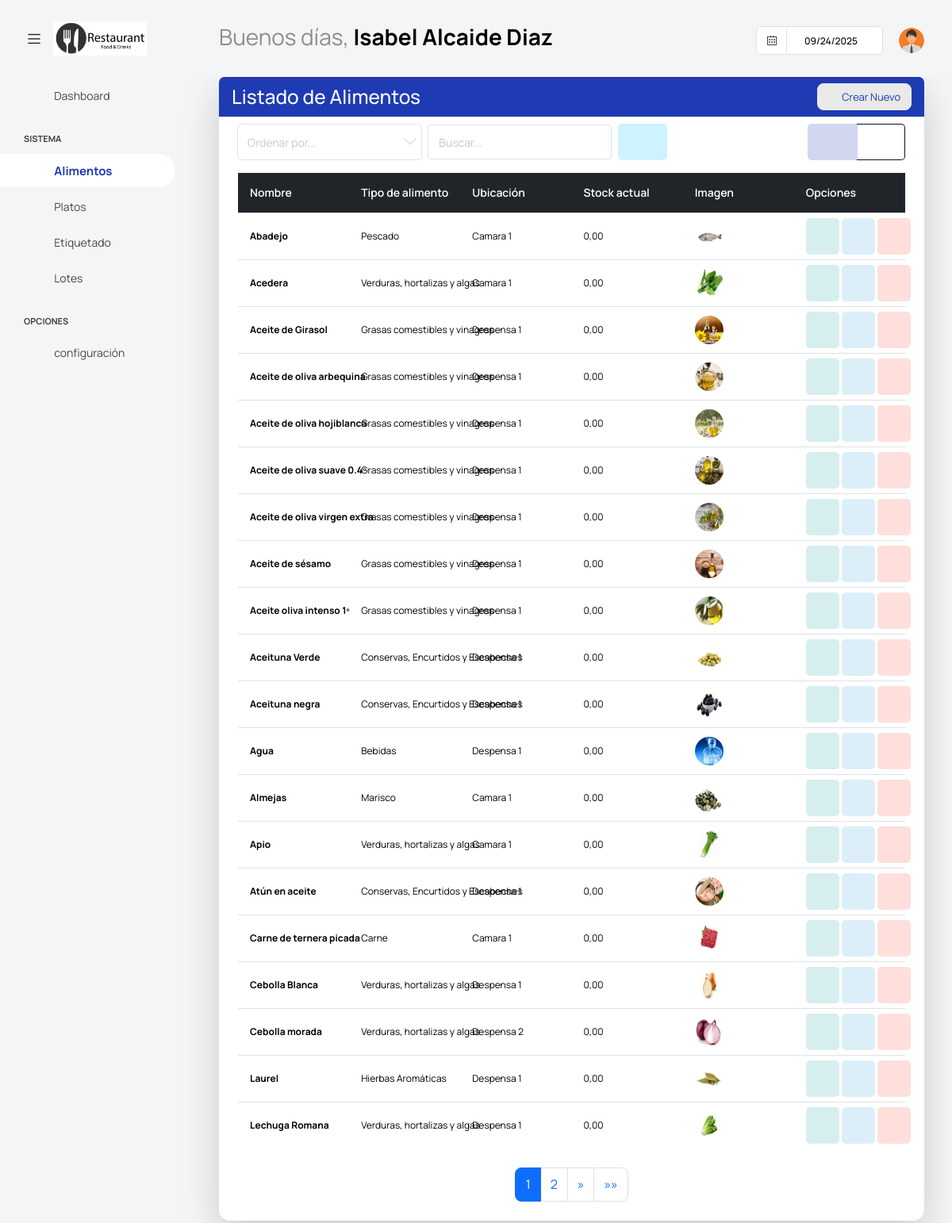
The page /dashuser/lista_alimento/ (signed in) on the database its author committed.
### app/super/models.py (models this page shows, shortened)
class UserProfile(models.Model):
    centro = models.ForeignKey('Centros' ,on_delete=models.CASCADE, null=True, blank =True)
    user = models.OneToOneField(User, on_delete=models.CASCADE)
    username = models.CharField(max_length=100)
    password = models.CharField(max_length=100)
    nombre = models.CharField(max_length=100)
    apellidos = models.CharField(max_length=100)
    cargo = models.CharField(max_length=100, blank=True, null=True)
    imagen = models.ImageField(default='users/default.png', upload_to='users/', null=True, blank =True)
    estado =models.BooleanField(default=True)

### app/dashuser/models.py (models this page shows, shortened)
class Alimento(ModeloBaseCentro):
    nombre = models.CharField(max_length=100, unique=True)
    nombre_alternativo = models.CharField(max_length=100, blank=True, null=True)
    imagen = models.ImageField(default='alimentos/default.jpg', upload_to='alimentos/', blank=True, null=True)
    descripcion = models.TextField(blank=True, null=True)
    tipo_alimento = models.ForeignKey(TipoAlimento, on_delete=models.CASCADE, blank=True, null=True)
    conservacion = models.ForeignKey(Conservacion, on_delete=models.CASCADE, blank=True)
    localizacion = models.ForeignKey(localizacion, on_delete=models.CASCADE, blank=True)
    alergenos = models.ManyToManyField(Alergenos, blank=True)
    trazas = models.ManyToManyField(Trazas, blank=True)
    stock_actual = models.DecimalField(max_digits=10, decimal_places=2, default=0, blank=True)
    stock_minimo = models.DecimalField(max_digits=10, decimal_places=2, default=0, blank=True)
    class Meta:
        ordering = ['nombre']
        verbose_name = "Alimento"
        verbose_name_plural = 'Alimentos'

class TipoAlimento(ModeloBaseCentro):
    nombre = models.CharField('Nombre', max_length=100)
    estado = models. BooleanField(default=True)
    class Meta:
        verbose_name = 'Tipo Alimento'
        verbose_name_plural = 'Tipos de Alimentos'
    def __str__(self):
        return f"{self.nombre}"

class localizacion  (ModeloBaseCentro):
    localizacion = models.CharField('Localización', max_length=100)
    estado = models. BooleanField(default=True)
    class Meta:
        verbose_name = 'Localización'
        verbose_name_plural = 'Localizaciones'
    def __str__(self):
        return f"{self.localizacion}"

### app/dashuser/views.py (the view)
# urls.py: path('lista_alimento/', AlimentoList.as_view(), name='AlimentoList'),
class AlimentoList(PaginationMixin, LoginRequiredMixin, ListView):
    model = Alimento
    template_name = 'dashuser/listar_alimentos.html'
    context_object_name = 'alimentos'
    paginate_by = 20  # Número de registros por página
    def get_queryset(self):
        try:
            user_profile = UserProfile.objects.filter(user=self.request.user).first()
            if user_profile and user_profile.centro:
                centro = user_profile.centro
                queryset = Alimento.objects.filter(centro=centro).order_by('nombre')
                search_query = self.request.GET.get('buscar')
                if search_query:
                    queryset = queryset.filter(
                        Q(nombre__icontains=search_query)
                    )
                return queryset
            else:
                return Alimento.objects.none()
        except ObjectDoesNotExist:
            return Alimento.objects.none()
    def get_context_data(self, **kwargs):
        context = super().get_context_data(**kwargs)
        context.update(datos_centro(self.request))
        if not context['alimentos'].exists():
            context['mensaje'] = "No tiene alimentos asociados."
        return context

### app/core/mixins.py (called while the page is built)
    def get_context_data(self, **kwargs):
        context = super().get_context_data(**kwargs)
        page_obj = context.get('page_obj')
        if page_obj:
            current_page = page_obj.number
            total_pages = page_obj.paginator.num_pages
            window = self.pagination_window_size
            if total_pages <= (window * 2) + 1:
                context['custom_page_range'] = range(1, total_pages + 1)
            elif current_page <= window:
                context['custom_page_range'] = range(1, (window * 2) + 2)
            elif current_page >= total_pages - window:
                context['custom_page_range'] = range(total_pages - (window * 2), total_pages + 1)
            else:
                context['custom_page_range'] = range(current_page - window, current_page + window + 1)
        return context

### templates/dashuser/listar_alimentos.html (shortened to what this page needs)
{% extends "base.html" %}
{% block content %}
<div class="content-wrapper">
    <div class="card shadow-lg">
        <div class="card-header bg-primary text-white d-flex justify-content-between align-items-center">
            <h3 class="m-0">Listado de Alimentos</h3>
            <a class="btn btn-light btn-sm rounded text-primary" href="{% url 'dashuser:AlimentoCreate' %}">
                <i class="fa fa-plus-circle"></i>&nbsp; Crear Nuevo
            </a>
        </div>
        <div class="card-body">
            <form method="get" class="row g-2 align-items-center mb-3">
                <div class="col">
                    <select class="form-select form-select-sm" name="ordenar" id="ordenar" onchange="this.form.submit()">
                        <option value="" disabled selected>Ordenar por...</option>
                    </select>
                </div>
                <div class="col">
                    <input type="text" class="form-control form-control-sm" placeholder="Buscar..." name="buscar" value="{{ request.GET.buscar }}">
                </div>
                <div class="col">
                    <button type="submit" class="btn btn-inverse-secondary">
                        <i class="fa fa-search"></i>
                    </button>
                </div>
                <div class="col-auto">
                    <div class="btn-group" role="group">
                        <button id="btn-lista" type="button" class="btn btn-inverse-primary">
                            <i class="fa fa-list"></i>
                        </button>
                        <button id="btn-cuadricula" type="button" class="btn btn-outline-primary btn-inverse">
                            <i class="fa fa-th"></i>
                        </button>
                    </div>
                </div>
            </form>
            {% if alimentos %}
            <div id="vista-lista">
                <div class="table-wrapper">
                    <table class="table table-hover tabla-responsive align-middle" style="table-layout: fixed;">
                        <thead class="table-dark">
                            <tr>
                                <th>Nombre</th>
                                <th>Tipo de alimento</th>
                                <th>Ubicación</th>
                                <th>Stock actual</th>
                                <th>Imagen</th>
                                <th>Opciones</th>
                            </tr>
                        </thead>
                        <tbody>
                            {% for alimento in alimentos %}
                            <tr>
                                <td data-label="Nombre" class="fw-bold">{{ alimento.nombre }}</td>
                                <td data-label="Tipo de alimento">{{ alimento.tipo_alimento }}</td>
                                <td data-label="Ubicación">{{ alimento.localizacion }}</td>
                                <td data-label="Stock actual">{{ alimento.stock_actual }}</td>
                                <td data-label="Imagen"><img src="{{ alimento.imagen.url }}"></td>
                                <td data-label="Opciones">
                                    <a class="btn btn-inverse-success" style="--bs-btn-padding-y: 14px; --bs-btn-padding-x: 14px;" onclick="abrir_modal_edicion('{% url 'dashuser:AlimentoDetail' alimento.pk %}')" data-toggle="tooltip" title="Ver Detalles">
                                        <i class="fa fa-eye"></i>
                                    </a>
                                    <a class="btn btn-inverse-info" style="--bs-btn-padding-y: 14px; --bs-btn-padding-x: 14px;" href="{% url 'dashuser:AlimentoUpdate' alimento.pk %}" data-toggle="tooltip" title="Editar Alimento">
                                        <i class="fa fa-pencil"></i>
                                    </a>
                                    <a class="btn btn-inverse-danger" style="--bs-btn-padding-y: 14px; --bs-btn-padding-x: 14px;" onclick="abrir_modal_edicion('{% url 'dashuser:AlimentoDelete' alimento.pk %}')" data-toggle="tooltip" title="Eliminar Alimento">
                                        <i class="fa fa-trash"></i>
                                    </a>
                                </td>
                            </tr>
                            {% endfor %}
                        </tbody>
                    </table>
                </div>
            </div>
            {% include "core/pagination.html" %}
            {% else %}
            <div class="alert alert-warning text-center mt-3">
                <i class="fa fa-exclamation-circle"></i> No se encontraron alérgenos.
            </div>
            {% endif %}
        </div>
</div>
{% endblock content %}

### templates/base.html (shortened to what this page needs)
{% load static %}
<html lang="es">
<head>
  <link href={% static "vendor/feather/feather.css" %} rel="stylesheet">
  <link href={% static "vendor/mdi/css/materialdesignicons.min.css" %} rel="stylesheet">
  <link href={% static "vendor/ti-icons/css/themify-icons.css" %} rel="stylesheet">
  <link href={% static "vendor/font-awesome/css/font-awesome.min.css" %} rel="stylesheet">
  <link href={% static "vendor/typicons/typicons.css" %} rel="stylesheet">
  <link href={% static "vendor/simple-line-icons/css/simple-line-icons.css" %} rel="stylesheet">
  <link href={% static "vendor/css/vendor.bundle.base.css" %} rel="stylesheet">
  <link href={% static "vendor/bootstrap-datepicker/bootstrap-datepicker.min.css" %} rel="stylesheet">
  <link href={% static "js/select.dataTables.min.css" %} rel="stylesheet" type="text/css" >
  <link rel="stylesheet" href={% static "css/style.css" %}>
</head>
  <body class="with-welcome-text">
    <div class="container-scroller">
      <nav class="navbar default-layout col-lg-12 col-12 p-0 fixed-top d-flex align-items-top flex-row">
        <div class="text-center navbar-brand-wrapper d-flex align-items-center justify-content-start">
          <div class="me-3">
            <button class="navbar-toggler navbar-toggler align-self-center" type="button" data-bs-toggle="minimize">
              <span class="icon-menu"></span>
            </button>
          </div>
          <div>
            <a class="navbar-brand brand-logo" href="index.html">
              <img src="{{ imagen_centro_url }}" style="width:150px !important; height:auto;" alt="{{ centro.nombre }}">
            </a>
          </div>
        </div>
        <div class="navbar-menu-wrapper d-flex align-items-top">
          <ul class="navbar-nav">
            <li class="nav-item fw-semibold d-none d-lg-block ms-0">
              <h1 class="welcome-text">{{ saludo }}, <span class="text-black fw-bold">{{ nombre }} {{ apellidos }}</span></h1>
          </ul>
          <ul class="navbar-nav ms-auto">
            <li class="nav-item d-none d-lg-block">
              <div id="datepicker-popup" class="input-group date datepicker navbar-date-picker">
                <span class="input-group-addon input-group-prepend border-right">
                  <span class="icon-calendar input-group-text calendar-icon"></span>
                </span>
                <input type="text" class="form-control">
              </div>
            </li>
            <li class="nav-item dropdown d-none d-lg-block user-dropdown">
              <a class="nav-link" id="UserDropdown" href="#" data-bs-toggle="dropdown" aria-expanded="false">
                <img class="img-xs rounded-circle" src="{{ imagen_user_url }}" alt="Profile image"> </a>
            </li>
          </ul>
        </div>
      </nav>
    <div class="container-fluid page-body-wrapper">
      <nav class="sidebar sidebar-offcanvas" id="sidebar">
        <ul class="nav">
          <li class="nav-item">
            <a class="nav-link" href="{% url 'dashuser:home' %}">
              <i class="mdi mdi-grid-large menu-icon"></i>
              <span class="menu-title">Dashboard</span>
            </a>
          </li>
          <li class="nav-item nav-category">Sistema</li>
            <li class="nav-item">
              <a class="nav-link" href="{% url 'dashuser:AlimentoList' %}">
                <i class="menu-icon mdi mdi-food-variant"></i>
                <span class="menu-title">Alimentos</span>
              </a>
            </li>
            <li class="nav-item">
              <a class="nav-link" href="{% url 'platos:PlatoList' %}">
                <i class="menu-icon mdi mdi-food-turkey"></i>
                <span class="menu-title">Platos</span>
              </a>
            </li>
            <li class="nav-item">
              <a class="nav-link" href="{% url 'platos:generar_etiqueta' %}">
                <i class="menu-icon mdi mdi-tag"></i>
                <span class="menu-title">Etiquetado</span>
              </a>
            </li>
            <li class="nav-item">
              <a class="nav-link" href="{% url 'platos:LotesResumenListView' %}">
                <i class="menu-icon mdi mdi-package-variant"></i>
                <span class="menu-title">Lotes</span>
              </a>
            </li>
          <li class="nav-item nav-category">Opciones</li>
            <li class="nav-item">
              <a class="nav-link" data-bs-toggle="collapse" href="#confi" aria-expanded="false" aria-controls="confi">
                <i class="menu-icon mdi mdi-filter"></i>
                <span class="menu-title">configuración</span>
                <i class="menu-arrow"></i>
              </a>
            </li>
        </ul>
      </nav>
      <div class="main-panel">
          {% block content %}
          {% endblock content %}
      </div>
  </div>
</body>
</html>

### templates/dashuser/listar_alimentos.html (style rules this page uses)
.content-wrapper { padding-top: 0 !important; }
table.table td { padding-top: 6px !important; padding-bottom: 6px !important; font-size: 12px; line-height: 1.2; }

### rows shown on the page
UserProfile: nombre "Isabel", apellidos "Alcaide Diaz"
Alimento: nombre "Abadejo", tipo_alimento "Pescado", localizacion "Camara 1", stock_actual "0,00", imagen (picture)
Alimento: nombre "Acedera", tipo_alimento "Verduras, hortalizas y algas", localizacion "Camara 1", stock_actual "0,00", imagen (picture)
Alimento: nombre "Aceite de Girasol", tipo_alimento "Grasas comestibles y vinagres", localizacion "Despensa 1", stock_actual "0,00", imagen (picture)
Alimento: nombre "Aceite de oliva arbequina", tipo_alimento "Grasas comestibles y vinagres", localizacion "Despensa 1", stock_actual "0,00", imagen (picture)
Alimento: nombre "Aceite de oliva hojiblanca", tipo_alimento "Grasas comestibles y vinagres", localizacion "Despensa 1", stock_actual "0,00", imagen (picture)
Alimento: nombre "Aceite de oliva suave 0.4º", tipo_alimento "Grasas comestibles y vinagres", localizacion "Despensa 1", stock_actual "0,00", imagen (picture)
Alimento: nombre "Aceite de oliva virgen extra", tipo_alimento "Grasas comestibles y vinagres", localizacion "Despensa 1", stock_actual "0,00", imagen (picture)
Alimento: nombre "Aceite de sésamo", tipo_alimento "Grasas comestibles y vinagres", localizacion "Despensa 1", stock_actual "0,00", imagen (picture)
Alimento: nombre "Aceite oliva intenso 1º", tipo_alimento "Grasas comestibles y vinagres", localizacion "Despensa 1", stock_actual "0,00", imagen (picture)
Alimento: nombre "Aceituna Verde", tipo_alimento "Conservas, Encurtidos y Escabeches", localizacion "Despensa 1", stock_actual "0,00", imagen (picture)
Alimento: nombre "Aceituna negra", tipo_alimento "Conservas, Encurtidos y Escabeches", localizacion "Despensa 1", stock_actual "0,00", imagen (picture)
Alimento: nombre "Agua", tipo_alimento "Bebidas", localizacion "Despensa 1", stock_actual "0,00", imagen (picture)
Alimento: nombre "Almejas", tipo_alimento "Marisco", localizacion "Camara 1", stock_actual "0,00", imagen (picture)
Alimento: nombre "Apio", tipo_alimento "Verduras, hortalizas y algas", localizacion "Camara 1", stock_actual "0,00", imagen (picture)
Alimento: nombre "Atún en aceite", tipo_alimento "Conservas, Encurtidos y Escabeches", localizacion "Despensa 1", stock_actual "0,00", imagen (picture)
Alimento: nombre "Carne de ternera picada", tipo_alimento "Carne", localizacion "Camara 1", stock_actual "0,00", imagen (picture)
Alimento: nombre "Cebolla Blanca", tipo_alimento "Verduras, hortalizas y algas", localizacion "Despensa 1", stock_actual "0,00", imagen (picture)
Alimento: nombre "Cebolla morada", tipo_alimento "Verduras, hortalizas y algas", localizacion "Despensa 2", stock_actual "0,00", imagen (picture)
Alimento: nombre "Laurel", tipo_alimento "Hierbas Aromáticas", localizacion "Despensa 1", stock_actual "0,00", imagen (picture)
Alimento: nombre "Lechuga Romana", tipo_alimento "Verduras, hortalizas y algas", localizacion "Despensa 1", stock_actual "0,00", imagen (picture)

### other values the page prints
{{ saludo }} "Buenos días"
{{ page }} "1" "2"
